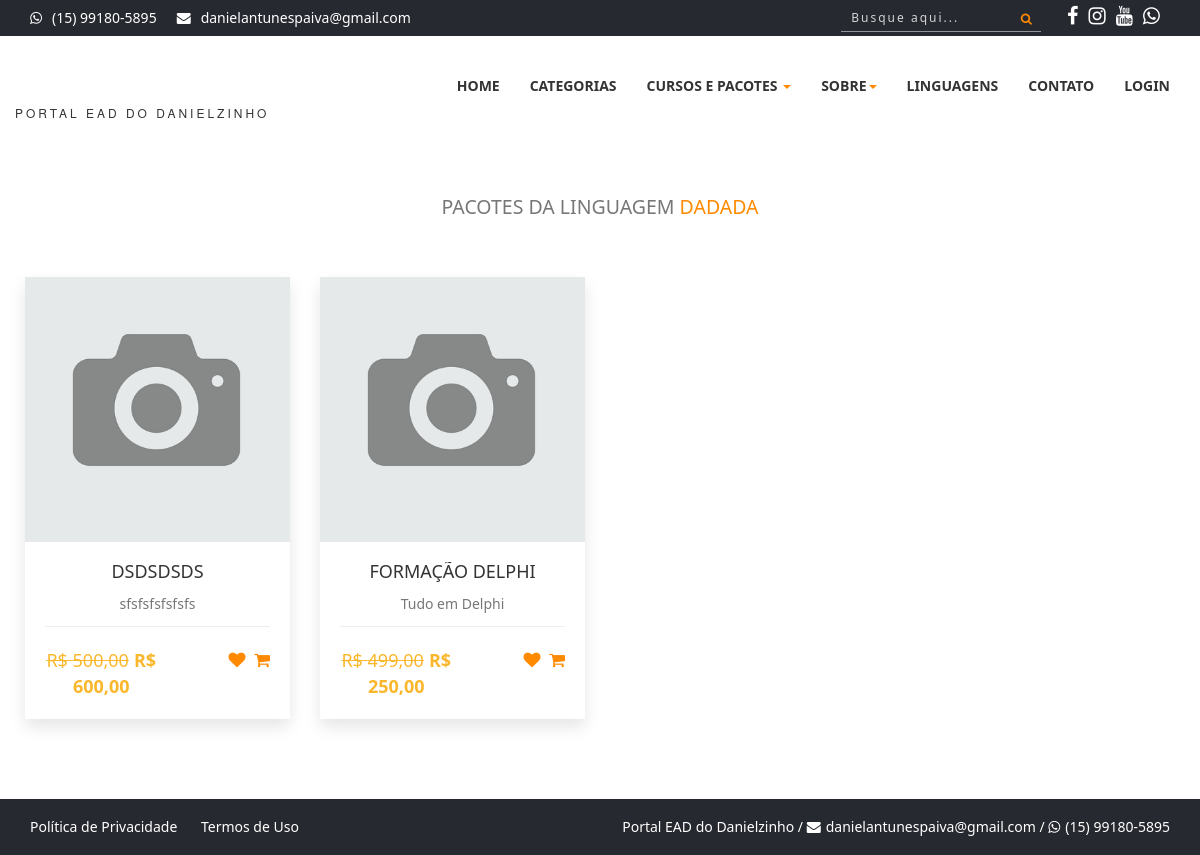
Page /linguagem-dadada on the earlier database version.
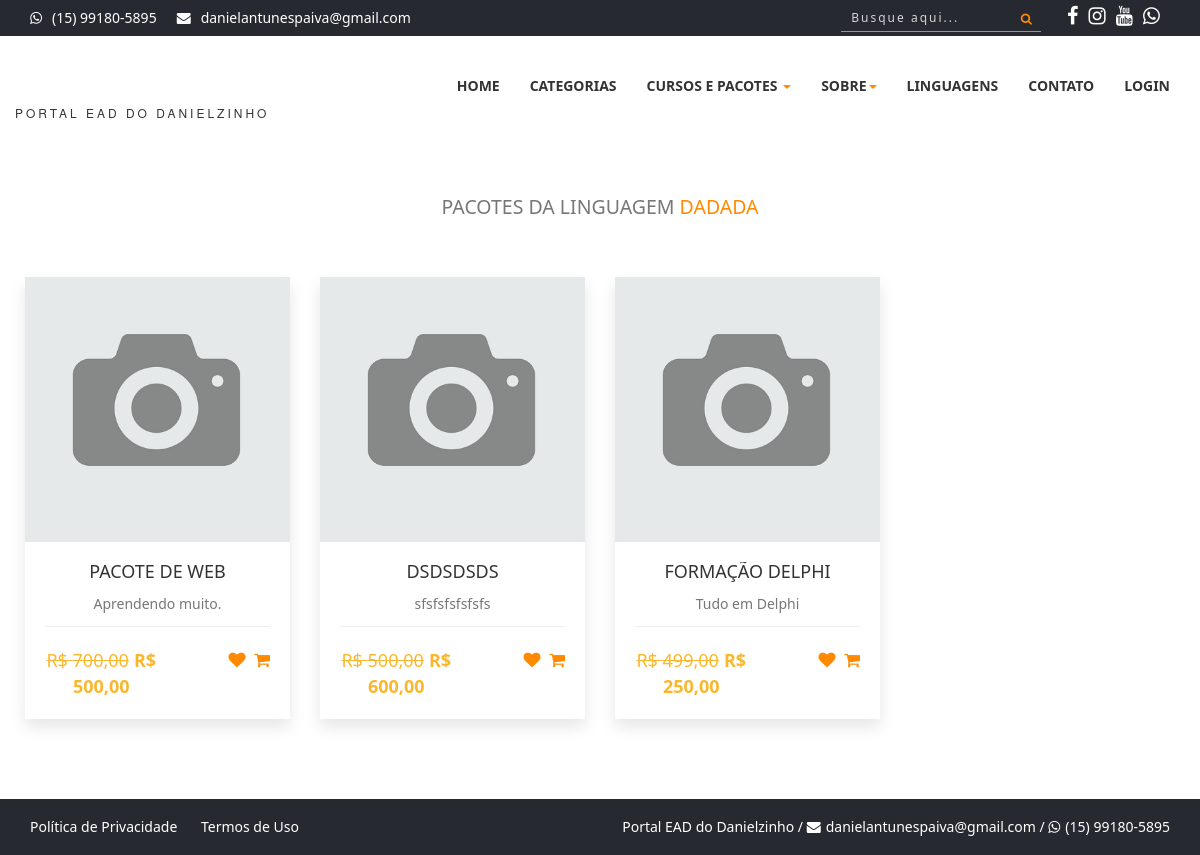
Same page on the later database version.
### tables this page shows
CREATE TABLE `config` (
  `id` int(11) NOT NULL,
  `nome_sistema` varchar(50) NOT NULL,
  `email_sistema` varchar(50) NOT NULL,
  `tel_sistema` varchar(20) NOT NULL,
  `cnpj_sistema` varchar(25) DEFAULT NULL,
  `tipo_chave_pix` varchar(25) DEFAULT NULL,
  `chave_pix` varchar(100) DEFAULT NULL,
  `logo` varchar(20) NOT NULL,
  `icone` varchar(20) NOT NULL,
  `logo_rel` varchar(20) NOT NULL,
  `qrcode_pix` varchar(20) DEFAULT NULL,
  `facebook` varchar(120) DEFAULT NULL,
  `instagram` varchar(120) DEFAULT NULL,
  `youtube` varchar(120) DEFAULT NULL,
  `itens_pag` int(11) NOT NULL
);

CREATE TABLE `linguagens` (
  `id` int(11) NOT NULL,
  `nome` varchar(50) NOT NULL,
  `descricao` varchar(50) NOT NULL,
  `foto` varchar(100) DEFAULT NULL,
  `nome_url` varchar(100) DEFAULT NULL
);

CREATE TABLE `pacotes` (
  `id` int(11) NOT NULL,
  `nome` varchar(50) NOT NULL,
  `desc_rapida` varchar(60) NOT NULL,
  `desc_longa` text NOT NULL,
  `valor` decimal(8,2) NOT NULL,
  `professor` int(11) NOT NULL,
  `imagem` varchar(100) NOT NULL,
  `grupo` int(11) NOT NULL,
  `ano` int(11) NOT NULL,
  `palavras` varchar(255) NOT NULL,
  `nome_url` varchar(150) NOT NULL,
  `video` varchar(150) NOT NULL,
  `linguagem` int(11) NOT NULL,
  `promocao` decimal(8,2) NOT NULL
);

### sistema/conexao.php (called while the page is built, shortened)
<?php
$servidor = 'localhost';
$banco = 'portalead';
$usuario = 'root';
$senha = '';
$nome_sistema = 'Portal EAD do Danielzinho';
$email_sistema = 'danielantunespaiva@gmail.com';
$tel_sistema = '(15) 99180-5895';
try {
    $pdo = new PDO("mysql:dbname=$banco; host=$servidor", "$usuario", "$senha");
} catch (Throwable $th) {
    echo 'Erro ao conectar ao banco de dados! <br><br>' . $th;
}
$query = $pdo->query("SELECT * FROM config");
$res = $query->fetchAll(PDO::FETCH_ASSOC);
$total_reg = @count($res);
if ($total_reg == 0) {
    $pdo->query("INSERT into config SET nome_sistema = '$nome_sistema', email_sistema = '$email_sistema', tel_sistema = '$tel_sistema', logo = 'logo.png', icone = 'favicon.ico', logo_rel = 'logo.jpg', itens_pag = '12'");
} else {
    $nome_sistema = $res[0]['nome_sistema'];
    $email_sistema = $res[0]['email_sistema'];
    $facebook_sistema = $res[0]['facebook'];
    $instagram_sistema = $res[0]['instagram'];
    $youtube_sistema = $res[0]['youtube'];
}
?>

### linguagem.php (the view, shortened to what this page needs)
<?php
require_once('cabecalho.php');
$url = $_GET['url'];
$query = $pdo->query("SELECT * FROM linguagens WHERE nome_url = '$url'");
$res = $query->fetchAll(PDO::FETCH_ASSOC);
$id_linguagem = $res[0]['id'];
$nome_linguagem = $res[0]['nome'];
$query = $pdo->query("SELECT * FROM pacotes where linguagem = '$id_linguagem' order by id desc");
$res = $query->fetchAll(PDO::FETCH_ASSOC);
$total_reg = @count($res);
if ($total_reg > 0) {
?>
    <div class="section-heading text-center">
        <div class="col-md-12 col-xs-12" style="margin-top:50px">
            <h2><small>Pacotes da Linguagem <span><?php echo $nome_linguagem ?></span></small></h2>
        </div>
    </div>
    <section id="portfolio">
        <div class="row" style="margin-left:10px; margin-right:10px; margin-top:-10px;">
            <?php
            for ($i = 0; $i < $total_reg; $i++) {
                $nome = $res[$i]['nome'];
                $desc_rapida = $res[$i]['desc_rapida'];
                $valor = $res[$i]['valor'];
                $promocao = $res[$i]['promocao'];
                $foto = $res[$i]['imagem'];
                $url = $res[$i]['nome_url'];
                $valorF = number_format($valor, 2, ',', '.',);
                $promocaoF = number_format($promocao, 2, ',', '.',);
            ?>
                <div class="col-xs-12 col-sm-6 col-md-3 col-lg-3 portfolio-item">
                    <div class="portfolio-one">
                        <div class="portfolio-head">
                            <div class="portfolio-img">
                                <a href="cursos-do-<?php echo $url ?>"><img alt="" src="sistema/painel-admin/img/pacotes/<?php echo $foto ?>">
                                </a>
                            </div>
                        </div>
                        <div class="portfolio-content" align="center">
                            <a href="cursos-do-<?php echo $url ?>" title="Detalhes do Pacote">
                                <h5 class="title"><?php echo $nome ?></h5>
                            </a>
                            <p style="margin-top:0px;"><?php echo $desc_rapida ?></p>
                            <div class="product-bottom-details">
                                <?php
                                if ($promocao > 0) {
                                ?>
                                    <div class="product-price"><small>R$ <?php echo $valorF ?></small>R$ <?php echo $promocaoF ?></div>
                                <?php } else { ?>
                                    <div class="product-price">R$ <?php echo $valorF ?></div>
                                <?php } ?>
                                <div class="product-links">
                                    <a href=""><i class="fa fa-heart"></i></a>
                                    <a href=""><i class="fa fa-shopping-cart"></i></a>
                                </div>
                            </div>
                        </div>
                    </div>
                </div>
            <?php
            }
            ?>
        </div>
    </section>
<?php
} else {
    echo '<br> <p align="center">Nenhum pacote cadastrado com essa linguagem</p>';
}
require_once('rodape.php');
?>

### cabecalho.php (shortened to what this page needs)
<?php
require_once('sistema/conexao.php');
$index = '';
$categorias = '';
$cursos = '';
$sobre = '';
$linguagens = '';
$contatos = '';
?>
<!DOCTYPE html>
<html>
<head>
    <link rel="stylesheet" href="https://cdnjs.cloudflare.com/ajax/libs/font-awesome/4.5.0/css/font-awesome.min.css">
    <link rel="stylesheet" href="scss/main.css">
    <link rel="stylesheet" href="scss/skin.css">
    <link rel="stylesheet" href="scss/card.css">
    <link rel="stylesheet" href="scss/curso.css">
</head>
<body id="wrapper">
    <section id="top-header">
        <div class="container">
            <div class="row">
                <div class="col-md-7 col-sm-7 col-xs-7 top-header-links">
                    <ul class="contact_links">
                        <li><i class="fa fa-whatsapp"></i><a href="http://api.whatsapp.com/send?1=pt_BR&phone=55<?php echo $tel_sistema ?>" target="_blank"><?php echo $tel_sistema ?></a></li>
                        <li><i class="fa fa-envelope"></i><a href="#"><?php echo $email_sistema ?></a></li>
                    </ul>
                </div>
                <div class="col-md-5 col-sm-12 col-xs-12 social">
                    <ul class="social_links">
                        <li><a href="<?php echo $facebook_sistema ?>" title="Nossa Página no Facebook" target="_blank"><i class="fa fa-facebook"></i></a></li>
                        <li><a href="<?php echo $instagram_sistema ?>" title="Nossa Página no Instagram" target="_blank"><i class="fa fa-instagram"></i></a></li>
                        <li><a href="<?php echo $youtube_sistema ?>" title="Nosso canal no Youtube" target="_blank"><i class="fa fa-youtube"></i></a></li>
                        <li><a href="http://api.whatsapp.com/send?1=pt_BR&phone=55<?php echo $tel_sistema ?>" title="Chamar no Whatsapp" target="_blank"><i class="fa fa-whatsapp"></i></a></li>
                    </ul>
                    <div class="search-box social_links">
                        <button class="btn-search"><i class="fa fa-search"></i></button>
                        <input  onkeyup="listar()" type="text" name="buscar_cab" id="buscar_cab" class="input-search" placeholder="Busque aqui...">
                    </div>
                </div>
            </div>
        </div>
    </section>
    <header>
        <nav class="navbar navbar-inverse" style="z-index: 1000">
            <div class="container">
                <div class="row">
                    <div class="navbar-header">
                        <a class="navbar-brand" href="./">
                            <h1> <img src="sistema/img/logo.png" alt="" width="60px">
                            </h1><span><?php echo $nome_sistema ?></span>
                        </a>
                    </div>
                    <div id="navbar" class="collapse navbar-collapse navbar-right">
                        <ul class="nav navbar-nav">
                            <li class="<?php echo $index ?>"><a href="./">Home</a></li>
                            <li class="<?php echo $categorias ?>"><a href="categorias">Categorias</a></li>
                            <li class="dropdown <?php echo $cursos ?>">
                                <a href="#" class="dropdown-toggle" data-toggle="dropdown" role="button" aria-haspopup="true" aria-expanded="false">Cursos e Pacotes <span class="caret"></span></a>
                            </li>
                            <li class="dropdown <?php echo $sobre ?>">
                                <a href="#" class="dropdown-toggle" data-toggle="dropdown" role="button" aria-haspopup="true" aria-expanded="false">Sobre<span class="caret"></span></a>
                            </li>
                            <li class="<?php echo $linguagens ?>"><a href="linguagens">Linguagens</a></li>
                            <li class="<?php echo $contatos ?>"><a href="contatos">Contato</a></li>
                            <li><a href="sistema">Login</a></li>
                        </ul>
                    </div>
                </div>
            </div>
        </nav>
    </header>
    <div id="area-conteudo">

### rodape.php (shortened to what this page needs)
<?php
require_once('sistema/conexao.php');
?>
</div>
<section id="bottom-footer">
    <div class="container">
        <div class="row">
            <div class="col-md-6 col-sm-6 col-xs-12 btm-footer-links ocultar-mobile">
                <a href="politica">Política de Privacidade</a>
                <a href="termos">Termos de Uso</a>
            </div>
            <div class="col-md-6 col-sm-6 col-xs-12 copyright">
                <span class="cor-branca ocultar-mobile"><?php echo $nome_sistema ?> / </span> <i class="fa fa-envelope" style="color:#FFF; margin-right:5px"> </i><a href="#" style="color:#FFF"><?php echo $email_sistema ?></a> / <i class="fa fa-whatsapp" style="color:#FFF; margin-right:5px"></i><a href="http://api.whatsapp.com/send?1=pt_BR&phone=55<?php echo $tel_sistema ?>" target="_blank" style="color:#FFF"><?php echo $tel_sistema ?></a>
            </div>
        </div>
    </div>
</section>
</html>

### scss/card.css (style rules this page uses)
* { -webkit-box-sizing: border-box; box-sizing: border-box; margin: 0; padding: 0; }
.product-bottom-details { overflow: hidden; border-top: 1px solid #eee; padding-top: 20px; }
.product-bottom-details div { float: left; width: 50%; }
.product-price { font-size: 18px; color: #fbb72c; font-weight: 600; }
.product-price small { font-size: 100%; font-weight: 200; text-decoration: line-through; display: inline-block; margin-right: 5px; }
.product-links { text-align: right; }
.product-links a { display: inline-block; margin-left: 5px; color: #e1e1e1; transition: 0.3s; font-size: 17px; }

Differences in the rows shown:
added pacotes: imagem (picture), nome "PACOTE DE WEB", desc_rapida "Aprendendo muito.", valor "700,00", promocao "500,00"
